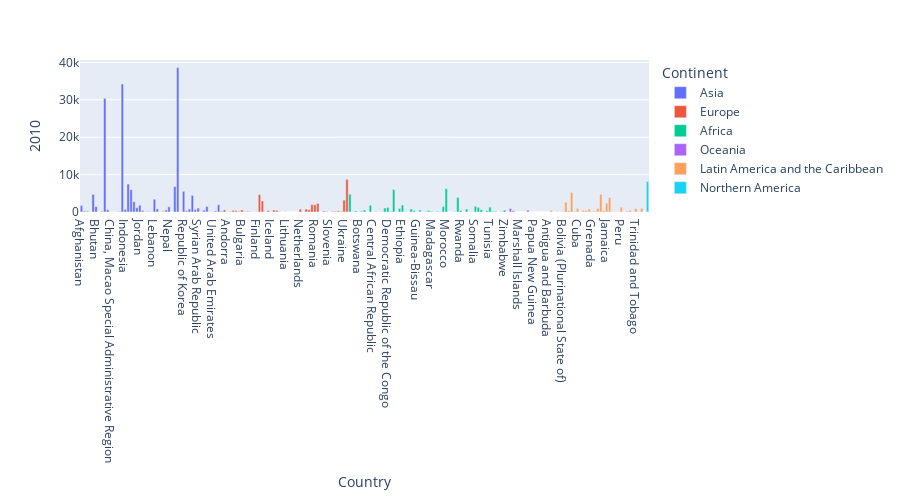

The code cell stored with this chart in its notebook:
### Code cell
px.bar(canada,x=canada.index,y='2010',color='Continent',height=500)

### Figure 1 — Plotly figure (JSON) as saved in the notebook; plotly's stock layout.template omitted (floating-point values rounded to 4 significant figures)
{"data": [{"alignmentgroup": "True", "hovertemplate": "Continent=Asia<br>Country=%{x}<br>2010=%{y}<extra></extra>", "legendgroup": "Asia", "marker": {"color": "#636efa", "pattern": {"shape": ""}}, "name": "Asia", "offsetgroup": "Asia", "orientation": "v", "showlegend": true, "textposition": "auto", "type": "bar", "x": ["Afghanistan", "Armenia", "Azerbaijan", "Bahrain", "Bangladesh", "Bhutan", "Brunei Darussalam", "Cambodia", "China", "China, Hong Kong Special Administrative Region", "China, Macao Special Administrative Region", "Cyprus", "Democratic People's Republic of Korea", "Georgia", "India", "Indonesia", "Iran (Islamic Republic of)", "Iraq", "Israel", "Japan", "Jordan", "Kazakhstan", "Kuwait", "Kyrgyzstan", "Lao People's Democratic Republic", "Lebanon", "Malaysia", "Maldives", "Mongolia", "Myanmar", "Nepal", "Oman", "Pakistan", "Philippines", "Qatar", "Republic of Korea", "Saudi Arabia", "Singapore", "Sri Lanka", "State of Palestine", "Syrian Arab Republic", "Tajikistan", "Thailand", "Turkey", "Turkmenistan", "United Arab Emirates", "Uzbekistan", "Viet Nam", "Yemen"], "xaxis": "x", "y": [1758, 252, 209, 28, 4721, 1464, 12, 200, 30391, 623, 21, 18, 45, 126, 34235, 712, 7477, 5941, 2755, 1168, 1831, 377, 67, 157, 54, 3432, 802, 4, 169, 556, 1392, 14, 6811, 38617, 18, 5537, 330, 805, 4422, 654, 1039, 52, 499, 1492, 30, 86, 289, 1942, 211], "yaxis": "y"}, {"alignmentgroup": "True", "hovertemplate": "Continent=Europe<br>Country=%{x}<br>2010=%{y}<extra></extra>", "legendgroup": "Europe", "marker": {"color": "#EF553B", "pattern": {"shape": ""}}, "name": "Europe", "offsetgroup": "Europe", "orientation": "v", "showlegend": true, "textposition": "auto", "type": "bar", "x": ["Albania", "Andorra", "Austria", "Belarus", "Belgium", "Bosnia and Herzegovina", "Bulgaria", "Croatia", "Czech Republic", "Denmark", "Estonia", "Finland", "France", "Germany", "Greece", "Hungary", "Iceland", "Ireland", "Italy", "Latvia", "Liechtenstein", "Lithuania", "Luxembourg", "Malta", "Monaco", "Montenegro", "Netherlands", "Norway", "Poland", "Portugal", "Republic of Moldova", "Romania", "Russian Federation", "San Marino", "Serbia", "Slovakia", "Slovenia", "Spain", "Sweden", "Switzerland", "The former Yugoslav Republic of Macedonia", "Ukraine", "United Kingdom of Great Britain and Northern Ireland"], "xaxis": "x", "y": [561, 0, 124, 438, 363, 168, 556, 91, 168, 92, 28, 63, 4646, 2956, 101, 354, 30, 547, 434, 70, 0, 57, 8, 17, 4, 14, 759, 46, 795, 629, 1988, 1922, 2288, 1, 271, 135, 12, 174, 159, 285, 188, 3159, 8724], "yaxis": "y"}, {"alignmentgroup": "True", "hovertemplate": "Continent=Africa<br>Country=%{x}<br>2010=%{y}<extra></extra>", "legendgroup": "Africa", "marker": {"color": "#00cc96", "pattern": {"shape": ""}}, "name": "Africa", "offsetgroup": "Africa", "orientation": "v", "showlegend": true, "textposition": "auto", "type": "bar", "x": ["Algeria", "Angola", "Benin", "Botswana", "Burkina Faso", "Burundi", "Cabo Verde", "Cameroon", "Central African Republic", "Chad", "Comoros", "Congo", "Côte d'Ivoire", "Democratic Republic of the Congo", "Djibouti", "Egypt", "Equatorial Guinea", "Eritrea", "Ethiopia", "Gabon", "Gambia", "Ghana", "Guinea", "Guinea-Bissau", "Kenya", "Lesotho", "Liberia", "Libya", "Madagascar", "Malawi", "Mali", "Mauritania", "Mauritius", "Morocco", "Mozambique", "Namibia", "Niger", "Nigeria", "Rwanda", "Sao Tome and Principe", "Senegal", "Seychelles", "Sierra Leone", "Somalia", "South Africa", "Sudan", "Swaziland", "Togo", "Tunisia", "Uganda", "United Republic of Tanzania", "Western Sahara", "Zambia", "Zimbabwe"], "xaxis": "x", "y": [4752, 61, 290, 42, 186, 529, 3, 1800, 26, 98, 22, 75, 1066, 1239, 123, 5982, 4, 931, 1865, 64, 37, 802, 395, 2, 507, 7, 162, 384, 178, 28, 170, 74, 1455, 6242, 7, 16, 80, 3906, 396, 2, 765, 10, 63, 1528, 1238, 612, 3, 354, 1299, 216, 200, 0, 102, 494], "yaxis": "y"}, {"alignmentgroup": "True", "hovertemplate": "Continent=Oceania<br>Country=%{x}<br>2010=%{y}<extra></extra>", "legendgroup": "Oceania", "marker": {"color": "#ab63fa", "pattern": {"shape": ""}}, "name": "Oceania", "offsetgroup": "Oceania", "orientation": "v", "showlegend": true, "textposition": "auto", "type": "bar", "x": ["American Samoa", "Australia", "Fiji", "Kiribati", "Marshall Islands", "Nauru", "New Caledonia", "New Zealand", "Palau", "Papua New Guinea", "Samoa", "Tonga", "Tuvalu", "Vanuatu"], "xaxis": "x", "y": [0, 933, 398, 0, 0, 0, 0, 490, 0, 3, 5, 5, 0, 0], "yaxis": "y"}, {"alignmentgroup": "True", "hovertemplate": "Continent=Latin America and the Caribbean<br>Country=%{x}<br>2010=%{y}<extra></extra>", "legendgroup": "Latin America and the Caribbean", "marker": {"color": "#FFA15A", "pattern": {"shape": ""}}, "name": "Latin America and the Caribbean", "offsetgroup": "Latin America and the Caribbean", "orientation": "v", "showlegend": true, "textposition": "auto", "type": "bar", "x": ["Antigua and Barbuda", "Argentina", "Bahamas", "Barbados", "Belize", "Bolivia (Plurinational State of)", "Brazil", "Chile", "Colombia", "Costa Rica", "Cuba", "Dominica", "Dominican Republic", "Ecuador", "El Salvador", "Grenada", "Guatemala", "Guyana", "Haiti", "Honduras", "Jamaica", "Mexico", "Nicaragua", "Panama", "Paraguay", "Peru", "Saint Kitts and Nevis", "Saint Lucia", "Saint Vincent and the Grenadines", "Suriname", "Trinidad and Tobago", "Uruguay", "Venezuela (Bolivarian Republic of)"], "xaxis": "x", "y": [27, 459, 25, 121, 39, 180, 2598, 340, 5218, 190, 961, 43, 479, 353, 787, 208, 266, 953, 4744, 386, 2321, 3865, 94, 65, 89, 1283, 22, 249, 434, 13, 915, 93, 998], "yaxis": "y"}, {"alignmentgroup": "True", "hovertemplate": "Continent=Northern America<br>Country=%{x}<br>2010=%{y}<extra></extra>", "legendgroup": "Northern America", "marker": {"color": "#19d3f3", "pattern": {"shape": ""}}, "name": "Northern America", "offsetgroup": "Northern America", "orientation": "v", "showlegend": true, "textposition": "auto", "type": "bar", "x": ["Canada", "United States of America"], "xaxis": "x", "y": [0, 8142], "yaxis": "y"}], "layout": {"barmode": "relative", "height": 500, "legend": {"title": {"text": "Continent"}, "tracegroupgap": 0}, "margin": {"t": 60}, "xaxis": {"anchor": "y", "domain": [0, 1], "title": {"text": "Country"}}, "yaxis": {"anchor": "x", "domain": [0, 1], "title": {"text": "2010"}}}}
